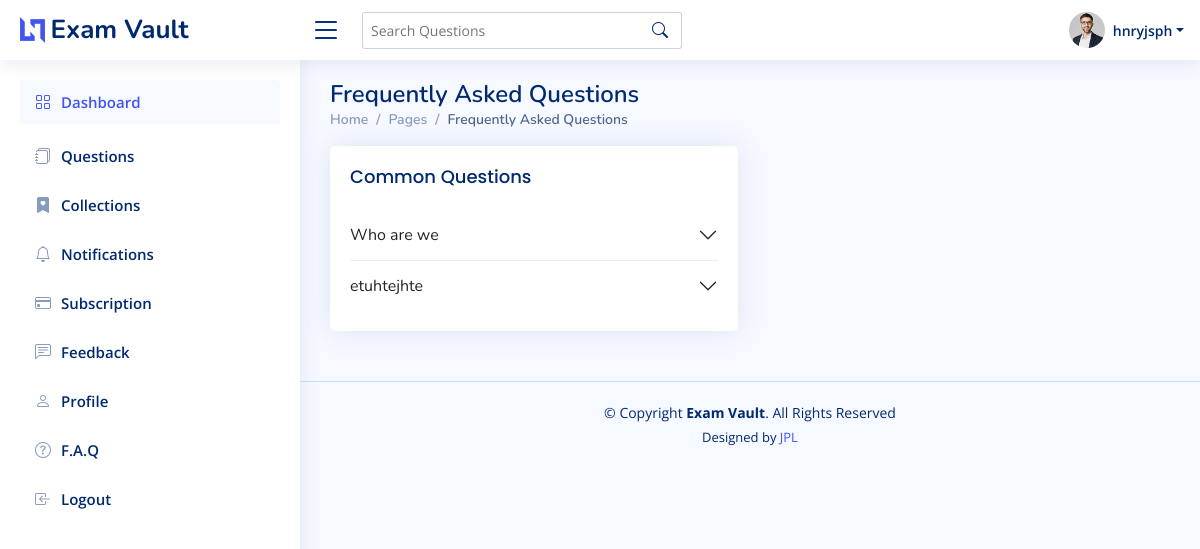
Page /faq/ (signed in) on the committed database.
### users/models.py (models this page shows, shortened)
class CustomUser(AbstractUser):
    phone_number = models.CharField(max_length=20)
    gender = models.CharField(max_length = 5, choices = GENDER_CHOICES, default = '1')
    course = models.CharField(max_length = 50, default = 'None')
    university = models.CharField(max_length = 50, default = 'None')
    country = models.CharField(max_length = 50, default = 'Uganda')
    def __str__(self):
        return self.username

class FrequentlyAskedQuestion(models.Model):
    question = models.CharField(max_length=255)
    answer = models.TextField()
    timestamp = models.DateTimeField(auto_now_add=True)

### users/views.py (the view)
# urls.py: path('faq/', views.faq_view, name='faq'),
@login_required
def faq_view(request):
    faqs = FrequentlyAskedQuestion.objects.all()
    context = {'faqs':faqs}
    return render(request, 'faq.html', context)

### users/templates/faq.html (shortened to what this page needs)
{% extends 'base.html' %}
{% block content %}
<div class="pagetitle">
      <h1>Frequently Asked Questions</h1>
      <nav>
        <ol class="breadcrumb">
          <li class="breadcrumb-item"><a href="{% url 'users:dashboard' %}">Home</a></li>
          <li class="breadcrumb-item">Pages</li>
          <li class="breadcrumb-item active">Frequently Asked Questions</li>
        </ol>
      </nav>
    </div>
      <section class="section faq">
      <div class="row">
        <div class="col-lg-6">
          <div class="card">
            <div class="card-body">
              <h5 class="card-title">Common Questions</h5>
              <div class="accordion accordion-flush" id="faq-group-1">
                {% for faq in faqs %}
                <div class="accordion-item">
                  <h2 class="accordion-header">
                    <button class="accordion-button collapsed" data-bs-target="#faqsOne-1" type="button" data-bs-toggle="collapse">
                      {{faq.question}}
                    </button>
                  </h2>
                </div>
              {% endfor %}
              </div>
            </div>
          </div>
        </div>
      </div>
    </section>
{% endblock %}

### users/templates/base.html (shortened to what this page needs)
{% load static %}
<!DOCTYPE html>
<html lang="en">
<head>
  <link href="{% static 'assets/vendor/bootstrap/css/bootstrap.min.css' %}" rel="stylesheet">
  <link href="{% static 'assets/vendor/bootstrap-icons/bootstrap-icons.css' %}" rel="stylesheet">
  <link href="{% static 'assets/vendor/boxicons/css/boxicons.min.css' %}" rel="stylesheet">
  <link href="{% static 'assets/vendor/quill/quill.snow.css' %}" rel="stylesheet">
  <link href="{% static 'assets/vendor/quill/quill.bubble.css' %}" rel="stylesheet">
  <link href="{% static 'assets/vendor/remixicon/remixicon.css' %}" rel="stylesheet">
  <link href="{% static 'assets/vendor/simple-datatables/style.css' %}" rel="stylesheet">
  <link href="{% static 'assets/css/style.css' %}" rel="stylesheet">
</head>
<body>
  <header id="header" class="header fixed-top d-flex align-items-center">
    <div class="d-flex align-items-center justify-content-between">
      <a href="index.html" class="logo d-flex align-items-center">
        <img src="assets/img/logo.png" alt="">
        <span class="d-none d-lg-block">Exam Vault</span>
      </a>
      <i class="bi bi-list toggle-sidebar-btn"></i>
    </div>
    <div class="search-bar">
      <form class="search-form d-flex align-items-center" method="POST" action="#">
        <input type="text" name="query" placeholder="Search Questions" title="Enter search keyword">
        <button type="submit" title="Search"><i class="bi bi-search"></i></button>
      </form>
    </div>
    <nav class="header-nav ms-auto">
      <ul class="d-flex align-items-center">
        <li class="nav-item dropdown pe-3">
          <a class="nav-link nav-profile d-flex align-items-center pe-0" href="#" data-bs-toggle="dropdown">
            <img src="{% static 'assets/img/profile-img.jpg' %}" alt="Profile" class="rounded-circle">
            <span class="d-none d-md-block dropdown-toggle ps-2">{{request.user}}</span>
          </a>
        </li>
      </ul>
    </nav>
  </header>
  <aside id="sidebar" class="sidebar">
    <ul class="sidebar-nav" id="sidebar-nav">
      <li class="nav-item">
        <a class="nav-link " href="{% url 'users:dashboard' %}">
          <i class="bi bi-grid"></i>
          <span>Dashboard</span>
        </a>
      </li>
      <li class="nav-item">
        <a class="nav-link collapsed" href="{% url 'questions:questions' %}">
          <i class="bi bi-journals"></i>
          <span>Questions</span>
        </a>
      </li>
      <li class="nav-item">
        <a class="nav-link collapsed" href="{% url 'questions:collections' %}">
          <i class="bi bi-bookmark-heart-fill"></i>
          <span>Collections</span>
        </a>
      </li>
      <li class="nav-item">
        <a class="nav-link collapsed" href="{% url 'notifications:notifications' %}">
          <i class="bi bi-bell"></i>
          <span>Notifications</span>
        </a>
      </li>
      <li class="nav-item">
        <a class="nav-link collapsed" href="{% url 'subscription:subscription' %}">
          <i class="bi bi-credit-card"></i>
          <span>Subscription</span>
        </a>
      </li>
       <li class="nav-item">
        <a class="nav-link collapsed" href="{% url 'users:contact' %}">
          <i class="bi bi-chat-left-text"></i>
          <span>Feedback</span>
        </a>
      </li>
      <li class="nav-item">
        <a class="nav-link collapsed" href="{% url 'users:profile' %}">
          <i class="bi bi-person"></i>
          <span>Profile</span>
        </a>
      </li>
      <li class="nav-item">
        <a class="nav-link collapsed" href="{% url 'users:faq' %}">
          <i class="bi bi-question-circle"></i>
          <span>F.A.Q</span>
        </a>
      </li>
      <li class="nav-item">
        <a class="nav-link collapsed" href="{% url 'users:logout' %}">
          <i class="bi bi-box-arrow-in-left"></i>
          <span>Logout</span>
        </a>
      </li>
    </ul>
  </aside>
  <main id="main" class="main">
    <section class="section dashboard">
    {% block content %}
    {% endblock %}
    </section>
  </main>
  <footer id="footer" class="footer">
    <div class="copyright">
      &copy; Copyright <strong><span>Exam Vault</span></strong>. All Rights Reserved
    </div>
    <div class="credits">
      Designed by <a href="">JPL</a>
    </div>
  </footer>
</body>
</html>

### users/static/assets/css/style.css (style rules this page uses)
:root { scroll-behavior: smooth; }
body { font-family: "Open Sans", sans-serif; background: #f6f9ff; color: #444444; }
a { color: #4154f1; text-decoration: none; }
h1, h2, h3, h4, h5, h6 { font-family: "Nunito", sans-serif; }
#main { margin-top: 60px; padding: 20px 30px; transition: all 0.3s; }
.pagetitle { margin-bottom: 10px; }
.pagetitle h1 { font-size: 24px; margin-bottom: 0; font-weight: 600; color: #012970; }
.card { margin-bottom: 30px; border: none; border-radius: 5px; box-shadow: 0px 0 30px rgba(1, 41, 112, 0.1); }
.card-title { padding: 20px 0 15px 0; font-size: 18px; font-weight: 500; color: #012970; font-family: "Poppins", sans-serif; }
.card-body { padding: 0 20px 20px 20px; }
.accordion-item { border: 1px solid #ebeef4; }
.accordion-flush .accordion-button { padding: 15px 0; background: none; border: 0; }
.breadcrumb { font-size: 14px; font-family: "Nunito", sans-serif; color: #899bbd; font-weight: 600; }
.breadcrumb a { color: #899bbd; transition: 0.3s; }
.breadcrumb .breadcrumb-item::before { color: #899bbd; }
.breadcrumb .active { color: #51678f; font-weight: 600; }
.logo { line-height: 1; }
@media (min-width: 1200px) { .logo { width: 280px; } }
.logo img { max-height: 26px; margin-right: 6px; }
.logo span { font-size: 26px; font-weight: 700; color: #012970; font-family: "Nunito", sans-serif; }
.header { transition: all 0.5s; z-index: 997; height: 60px; box-shadow: 0px 2px 20px rgba(1, 41, 112, 0.1); background-color: #fff; padding-left: 20px; }
.header .toggle-sidebar-btn { font-size: 32px; padding-left: 10px; cursor: pointer; color: #012970; }
.header .search-bar { min-width: 360px; padding: 0 20px; }
.header .search-form { width: 100%; }
.header .search-form input { border: 0; font-size: 14px; color: #012970; border: 1px solid rgba(1, 41, 112, 0.2); padding: 7px 38px 7px 8px; border-radius: 3px; transition: 0.3s; width: 100%; }
.header .search-form button { border: 0; padding: 0; margin-left: -30px; background: none; }
.header .search-form button i { color: #012970; }
.header-nav ul { list-style: none; }
.header-nav>ul { margin: 0; padding: 0; }
.header-nav .nav-profile { color: #012970; }
.header-nav .nav-profile img { max-height: 36px; }
.header-nav .nav-profile span { font-size: 14px; font-weight: 600; }
.sidebar { position: fixed; top: 60px; left: 0; bottom: 0; width: 300px; z-index: 996; transition: all 0.3s; padding: 20px; overflow-y: auto; scrollbar-width: thin; scrollbar-color: #aab7cf transparent; box-shadow: 0px 0px 20px rgba(1, 41, 112, 0.1); background-color: #fff; }
@media (min-width: 1200px) { #main, #footer { margin-left: 300px; } }
.sidebar-nav { padding: 0; margin: 0; list-style: none; }
.sidebar-nav li { padding: 0; margin: 0; list-style: none; }
.sidebar-nav .nav-item { margin-bottom: 5px; }
.sidebar-nav .nav-link { display: flex; align-items: center; font-size: 15px; font-weight: 600; color: #4154f1; transition: 0.3; background: #f6f9ff; padding: 10px 15px; border-radius: 4px; }
.sidebar-nav .nav-link i { font-size: 16px; margin-right: 10px; color: #4154f1; }
.sidebar-nav .nav-link.collapsed { color: #012970; background: #fff; }
.sidebar-nav .nav-link.collapsed i { color: #899bbd; }
.footer { padding: 20px 0; font-size: 14px; transition: all 0.3s; border-top: 1px solid #cddfff; }
.footer .copyright { text-align: center; color: #012970; }
.footer .credits { padding-top: 5px; text-align: center; font-size: 13px; color: #012970; }

### rows in the picture
CustomUser: user "hnryjsph"
FrequentlyAskedQuestion: question "Who are we"
FrequentlyAskedQuestion: question "etuhtejhte"
